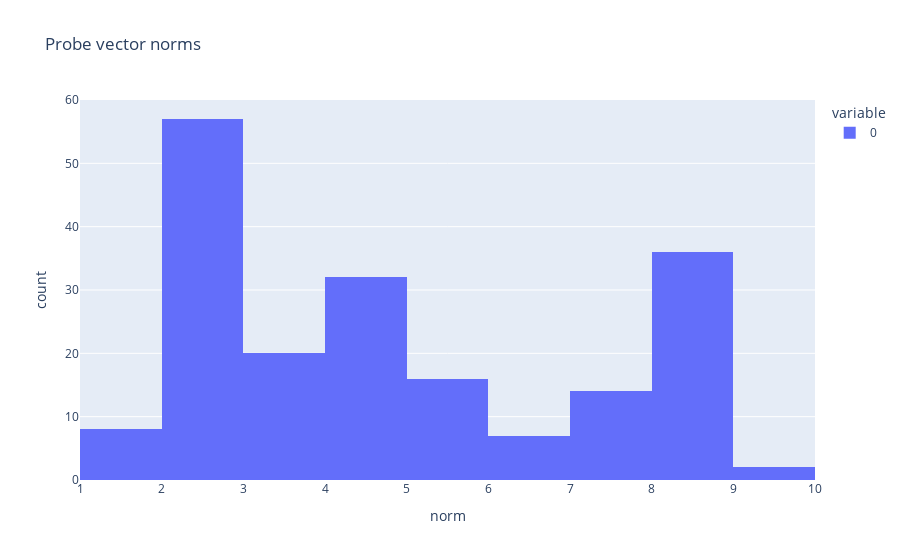

The notebook cell saved with this chart:
### Markdown cell above
Compute and show probe vector norms

### Code cell
probe_norm = neel_probe.norm(dim=0)
px.histogram(probe_norm.cpu().flatten(), title="Probe vector norms", labels={"value": "norm"})

### Figure 1 — Plotly figure (JSON) as saved in the notebook; plotly's stock layout.template omitted (floating-point values rounded to 4 significant figures; data arrays with more than 128 entries replaced by an {"elided": "..."} marker saying what was removed)
{"data": [{"alignmentgroup": "True", "bingroup": "x", "hovertemplate": "variable=0<br>norm=%{x}<br>count=%{y}<extra></extra>", "legendgroup": "0", "marker": {"color": "#636efa", "pattern": {"shape": ""}}, "name": "0", "offsetgroup": "0", "orientation": "v", "showlegend": true, "type": "histogram", "x": {"elided": "192 float values"}, "xaxis": "x", "yaxis": "y"}], "layout": {"barmode": "relative", "legend": {"title": {"text": "variable"}, "tracegroupgap": 0}, "title": {"text": "Probe vector norms"}, "xaxis": {"anchor": "y", "domain": [0, 1], "title": {"text": "norm"}}, "yaxis": {"anchor": "x", "domain": [0, 1], "title": {"text": "count"}}}}
